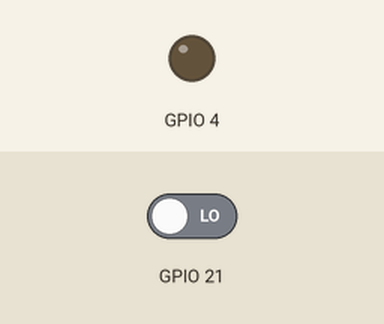
The sketch below on a simulated ESP32. Parts: output pins drawn as LEDs (lit = HIGH). The test bench sets the inputs (shaded band); at power-on: GPIO 21 LOW. What the sketch prints to the serial monitor is not drawn.

Above: at 1.2 s.
1.3 s: GPIO 21 driven HIGH
At 2.1 s:
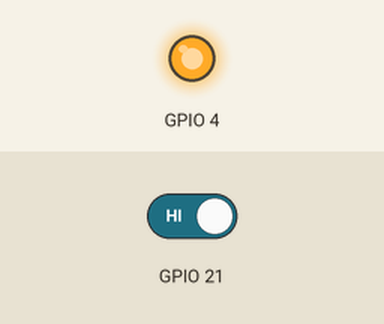
Timing chart, 0 to 4.3 s (numbered marks = the images above; inputs shaded):
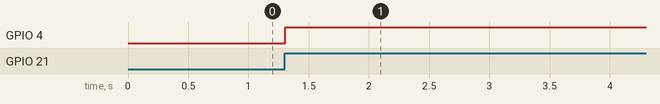

The sketch:

puch_1button_on_off.ino
```cpp
/////////////////////////////////
// Generated with a lot of love//
// with TUNIOT FOR ESP32     //
// Website: Easycoding.tn      //
/////////////////////////////////
int  old_button;
int  button;
int  state;
void setup()
{
old_button = 0;
button = 0;
state = 0;
pinMode(21, INPUT);
Serial.begin(9600);
pinMode(4, OUTPUT);

}
void loop()
{
    button = digitalRead(21);
    Serial.println(digitalRead(21));
    if (old_button == 0 && button == 1) {
      state = 1 - state;
    }
    old_button = button;
    if (state == 1) {
      digitalWrite(4,HIGH);

    } else {
      digitalWrite(4,LOW);

    }
}
```

Measured:
- after the input at 1.3 s, GPIO 4: LOW → HIGH at once
